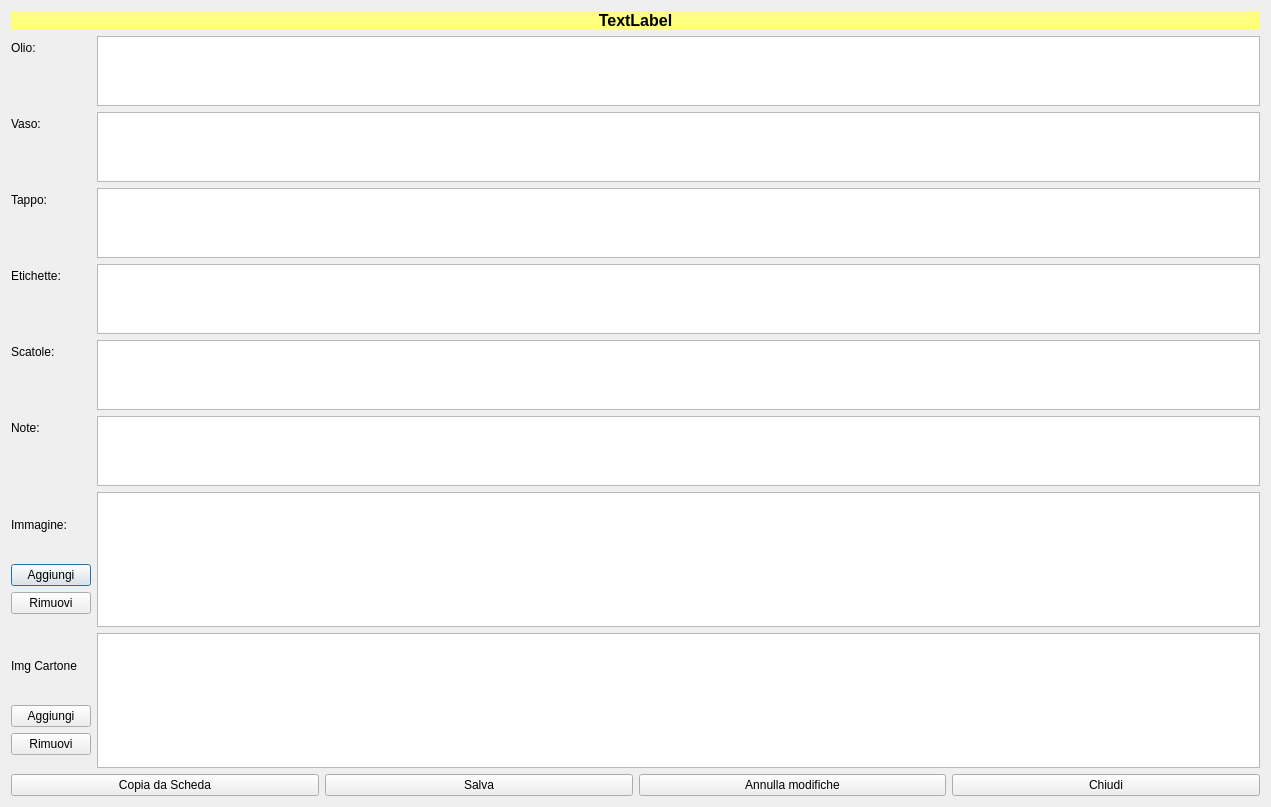
<?xml version="1.0" encoding="UTF-8"?>
<ui version="4.0">
 <class>HModificaScheda</class>
 <widget class="QDialog" name="HModificaScheda">
  <property name="windowModality">
   <enum>Qt::ApplicationModal</enum>
  </property>
  <property name="geometry">
   <rect>
    <x>0</x>
    <y>0</y>
    <width>1271</width>
    <height>807</height>
   </rect>
  </property>
  <property name="windowTitle">
   <string>Modifica scheda</string>
  </property>
  <property name="windowIcon">
   <iconset resource="icons.qrc">
    <normaloff>:/Resources/Art-Supplies.PNG</normaloff>:/Resources/Art-Supplies.PNG</iconset>
  </property>
  <layout class="QVBoxLayout" name="verticalLayout_2">
   <item>
    <widget class="QLabel" name="leTitolo">
     <property name="font">
      <font>
       <pointsize>12</pointsize>
       <weight>75</weight>
       <bold>true</bold>
       <stylestrategy>PreferAntialias</stylestrategy>
      </font>
     </property>
     <property name="styleSheet">
      <string notr="true">background-color: rgb(255, 255, 127);</string>
     </property>
     <property name="text">
      <string>TextLabel</string>
     </property>
     <property name="alignment">
      <set>Qt::AlignCenter</set>
     </property>
    </widget>
   </item>
   <item>
    <layout class="QFormLayout" name="formLayout">
     <item row="0" column="0">
      <widget class="QLabel" name="label">
       <property name="text">
        <string>Olio:</string>
       </property>
      </widget>
     </item>
     <item row="0" column="1">
      <widget class="QPlainTextEdit" name="peOlio">
       <property name="maximumSize">
        <size>
         <width>16777215</width>
         <height>80</height>
        </size>
       </property>
      </widget>
     </item>
     <item row="1" column="0">
      <widget class="QLabel" name="label_2">
       <property name="text">
        <string>Vaso:</string>
       </property>
      </widget>
     </item>
     <item row="1" column="1">
      <widget class="QPlainTextEdit" name="peVaso">
       <property name="maximumSize">
        <size>
         <width>16777215</width>
         <height>80</height>
        </size>
       </property>
      </widget>
     </item>
     <item row="2" column="0">
      <widget class="QLabel" name="label_3">
       <property name="text">
        <string>Tappo:</string>
       </property>
      </widget>
     </item>
     <item row="2" column="1">
      <widget class="QPlainTextEdit" name="peTappo">
       <property name="maximumSize">
        <size>
         <width>16777215</width>
         <height>80</height>
        </size>
       </property>
      </widget>
     </item>
     <item row="3" column="0">
      <widget class="QLabel" name="label_4">
       <property name="text">
        <string>Etichette:</string>
       </property>
      </widget>
     </item>
     <item row="3" column="1">
      <widget class="QPlainTextEdit" name="peEtichette">
       <property name="maximumSize">
        <size>
         <width>16777215</width>
         <height>80</height>
        </size>
       </property>
      </widget>
     </item>
     <item row="4" column="0">
      <widget class="QLabel" name="label_5">
       <property name="text">
        <string>Scatole:</string>
       </property>
      </widget>
     </item>
     <item row="4" column="1">
      <widget class="QPlainTextEdit" name="peScatole">
       <property name="maximumSize">
        <size>
         <width>16777215</width>
         <height>80</height>
        </size>
       </property>
      </widget>
     </item>
     <item row="5" column="0">
      <widget class="QLabel" name="label_6">
       <property name="text">
        <string>Note:</string>
       </property>
      </widget>
     </item>
     <item row="5" column="1">
      <widget class="QPlainTextEdit" name="ptNote">
       <property name="maximumSize">
        <size>
         <width>16777215</width>
         <height>80</height>
        </size>
       </property>
      </widget>
     </item>
     <item row="6" column="0">
      <layout class="QVBoxLayout" name="verticalLayout">
       <item>
        <widget class="QLabel" name="label_7">
         <property name="text">
          <string>Immagine:</string>
         </property>
        </widget>
       </item>
       <item>
        <widget class="QPushButton" name="pushButton_4">
         <property name="text">
          <string>Aggiungi</string>
         </property>
         <property name="icon">
          <iconset resource="icons.qrc">
           <normaloff>:/Resources/Plus.PNG</normaloff>:/Resources/Plus.PNG</iconset>
         </property>
         <property name="iconSize">
          <size>
           <width>16</width>
           <height>16</height>
          </size>
         </property>
        </widget>
       </item>
       <item>
        <widget class="QPushButton" name="pushButton_6">
         <property name="text">
          <string>Rimuovi</string>
         </property>
         <property name="icon">
          <iconset resource="icons.qrc">
           <normaloff>:/Resources/Minus.PNG</normaloff>:/Resources/Minus.PNG</iconset>
         </property>
         <property name="iconSize">
          <size>
           <width>16</width>
           <height>16</height>
          </size>
         </property>
        </widget>
       </item>
      </layout>
     </item>
     <item row="6" column="1">
      <widget class="QGraphicsView" name="gv"/>
     </item>
     <item row="7" column="0">
      <layout class="QVBoxLayout" name="verticalLayout_3">
       <item>
        <widget class="QLabel" name="label_9">
         <property name="text">
          <string>Img Cartone</string>
         </property>
        </widget>
       </item>
       <item>
        <widget class="QPushButton" name="pushButton_9">
         <property name="text">
          <string>Aggiungi</string>
         </property>
         <property name="icon">
          <iconset resource="icons.qrc">
           <normaloff>:/Resources/Plus.PNG</normaloff>:/Resources/Plus.PNG</iconset>
         </property>
        </widget>
       </item>
       <item>
        <widget class="QPushButton" name="pushButton_10">
         <property name="text">
          <string>Rimuovi</string>
         </property>
         <property name="icon">
          <iconset resource="icons.qrc">
           <normaloff>:/Resources/Minus.PNG</normaloff>:/Resources/Minus.PNG</iconset>
         </property>
        </widget>
       </item>
      </layout>
     </item>
     <item row="7" column="1">
      <widget class="QGraphicsView" name="gvimgcart"/>
     </item>
    </layout>
   </item>
   <item>
    <layout class="QHBoxLayout" name="horizontalLayout">
     <item>
      <widget class="QPushButton" name="pushButton_5">
       <property name="text">
        <string>Copia da Scheda</string>
       </property>
       <property name="icon">
        <iconset resource="icons.qrc">
         <normaloff>:/Resources/Plus.PNG</normaloff>:/Resources/Plus.PNG</iconset>
       </property>
       <property name="iconSize">
        <size>
         <width>32</width>
         <height>32</height>
        </size>
       </property>
      </widget>
     </item>
     <item>
      <widget class="QPushButton" name="pushButton">
       <property name="text">
        <string>Salva</string>
       </property>
       <property name="icon">
        <iconset resource="icons.qrc">
         <normaloff>:/Resources/save-icon.png</normaloff>:/Resources/save-icon.png</iconset>
       </property>
       <property name="iconSize">
        <size>
         <width>32</width>
         <height>32</height>
        </size>
       </property>
      </widget>
     </item>
     <item>
      <widget class="QPushButton" name="pushButton_3">
       <property name="text">
        <string>Annulla modifiche</string>
       </property>
       <property name="icon">
        <iconset resource="icons.qrc">
         <normaloff>:/Resources/Banned-Sign.PNG</normaloff>:/Resources/Banned-Sign.PNG</iconset>
       </property>
       <property name="iconSize">
        <size>
         <width>32</width>
         <height>32</height>
        </size>
       </property>
      </widget>
     </item>
     <item>
      <widget class="QPushButton" name="pushButton_2">
       <property name="text">
        <string>Chiudi</string>
       </property>
       <property name="icon">
        <iconset resource="icons.qrc">
         <normaloff>:/Resources/Actions-window-close-icon.png</normaloff>:/Resources/Actions-window-close-icon.png</iconset>
       </property>
       <property name="iconSize">
        <size>
         <width>32</width>
         <height>32</height>
        </size>
       </property>
      </widget>
     </item>
    </layout>
   </item>
  </layout>
 </widget>
 <resources>
  <include location="icons.qrc"/>
 </resources>
 <connections/>
</ui>
